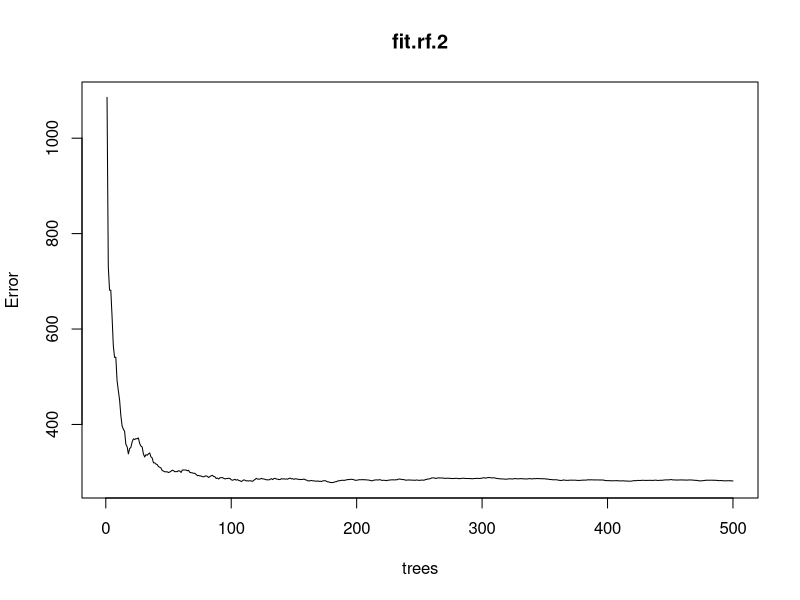
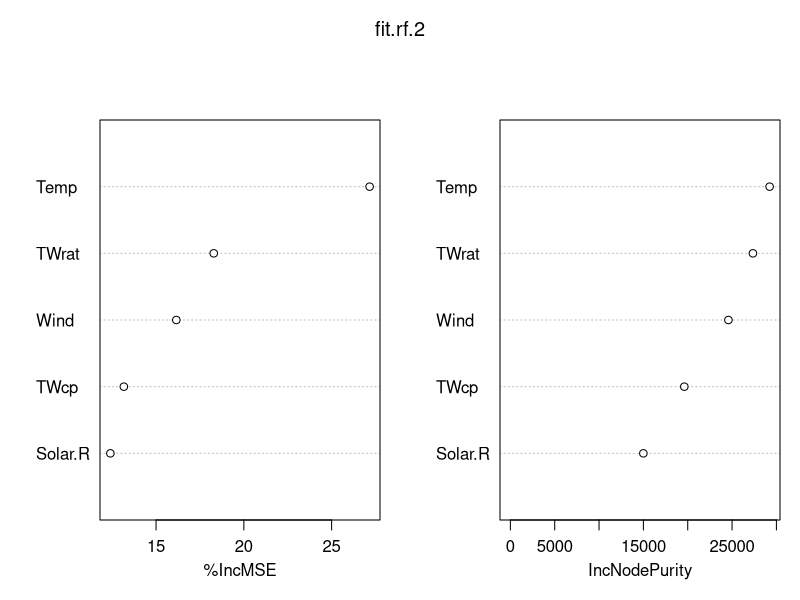

Write R code to recreate these figures, in order.
## ---- chunk 1
library(randomForest)
set.seed(452)
## ---- chunk 2
###############################
### Import and process data ###
###############################

### Import and clean the air quality data
data("airquality")
AQ.raw = na.omit(airquality[,1:4])

### Construct new variables
AQ = AQ.raw
AQ$TWcp = with(AQ.raw, Temp * Wind)
AQ$TWrat = with(AQ.raw, Temp / Wind)

########################
### Helper Functions ###
########################

### Create function to compute MSPEs
get.MSPE = function(Y, Y.hat){
  return(mean((Y - Y.hat)^2))
}

## ---- chunk 3
fit.rf.2 = randomForest(Ozone ~ ., data = AQ, importance = T)

# OOB error
plot(fit.rf.2)
get.MSPE(AQ$Ozone, predict(fit.rf.2))
## ---- chunk 4
importance(fit.rf.2)
varImpPlot(fit.rf.2)
